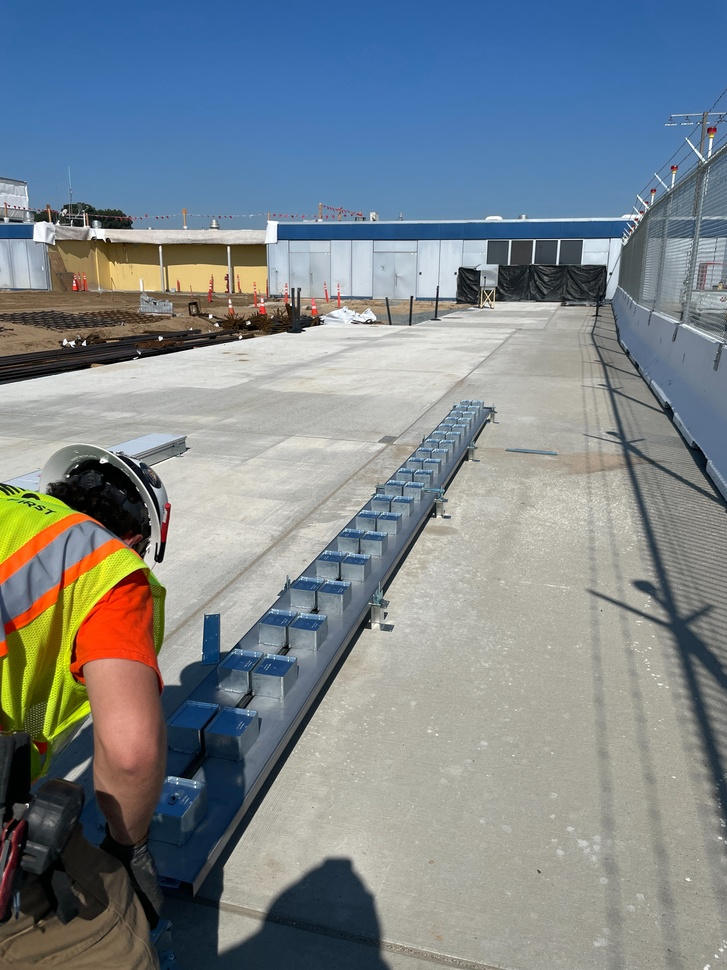
#> input picture testFiles/one.jpeg, 727 x 970 px, shrunk from 3024 x 4032 before the run, found by its file name
$ python add_text_to_image.py
#> lines starting #> are read from the running program, lines starting #| are printed output that depends on the picture
from PIL import Image, ImageDraw, ImageFont

def add_text_to_image(image_path, text, output_path):
    # Open an image file
    with Image.open(image_path) as img:
        # Choose a font and size
#> img is the input picture: PIL image 727x970 RGB; mean R, G, B 124.4, 133.9, 139.8
        font = ImageFont.load_default()
        # Initialize ImageDraw
        draw = ImageDraw.Draw(img)
        # Position for the text
        text_position = (10, 10)  # Change as needed
        # Add text
        draw.text(text_position, text, font=font, fill=(255, 255, 255))
        # Save the modified image
        img.save(output_path)
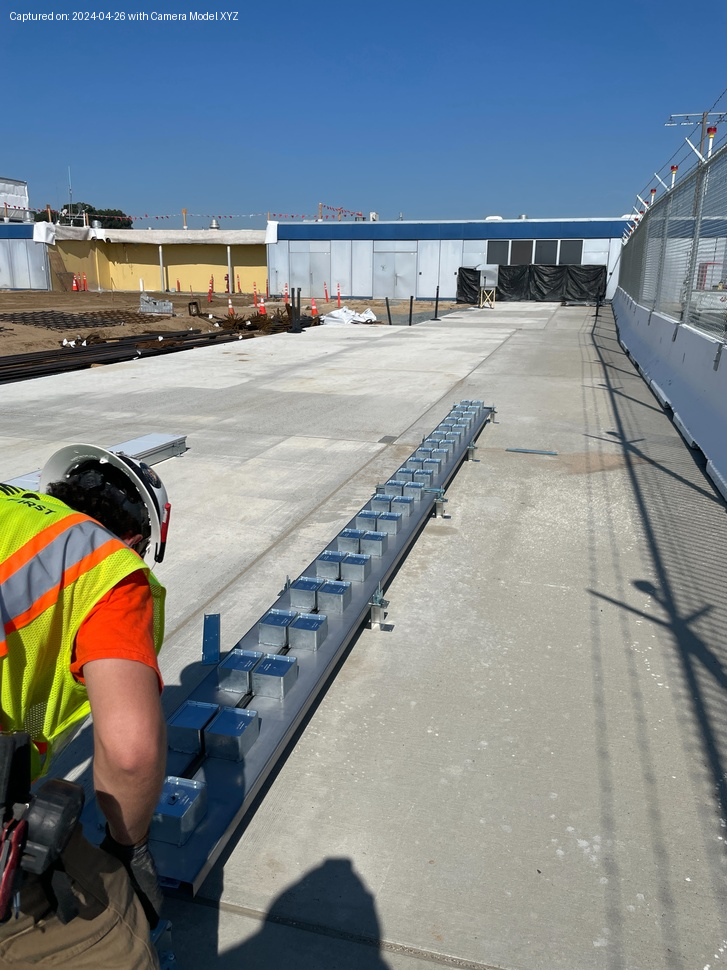
#> saved as output_image.jpg: PIL image 727x970 RGB; mean R, G, B 124.6, 134, 139.9

# Metadata you want to add
metadata_text = "Captured on: 2024-04-26 with Camera Model XYZ"

# Adding the text to the image
add_text_to_image(r'C:\Programming\Python\MetadataExtractor\testFiles\one.jpeg', metadata_text, r'C:\Programming\Python\MetadataExtractor\outputFolder\output_image.jpg')
